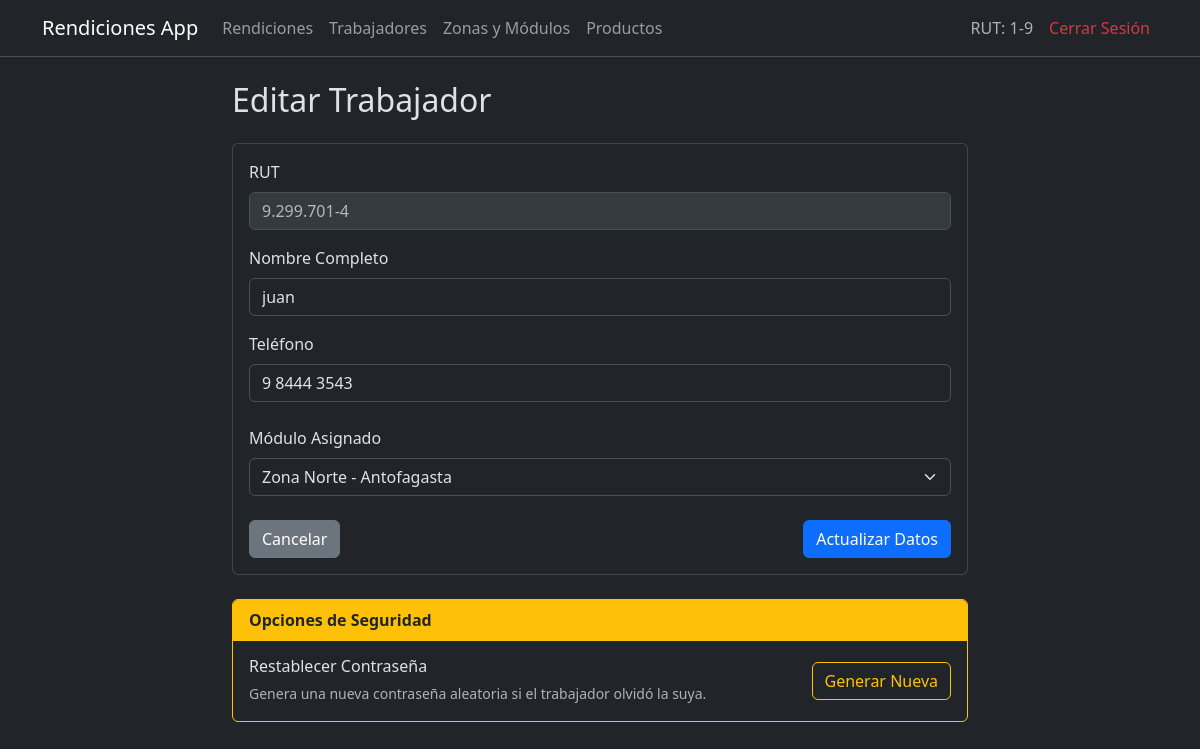
The app's page /admin/workers/edit/2 (signed in) with its own data.
### tables this page shows
CREATE TABLE workers
                 (id INTEGER PRIMARY KEY AUTOINCREMENT,
                  rut TEXT UNIQUE NOT NULL,
                  name TEXT NOT NULL,
                  phone TEXT NOT NULL,
                  password_hash TEXT NOT NULL,
                  is_admin BOOLEAN DEFAULT 0,
                  modulo_id INTEGER,
                  FOREIGN KEY (modulo_id) REFERENCES modulos(id));

CREATE TABLE zonas
                 (id INTEGER PRIMARY KEY AUTOINCREMENT,
                  name TEXT UNIQUE NOT NULL);

### app.py (the view, shortened to what this page needs)
@app.route('/admin/workers/edit/<int:id>', methods=['GET', 'POST'])
@admin_required
def edit_worker(id):
    conn = sqlite3.connect(DB_NAME)
    c = conn.cursor()
    c.execute("SELECT id, rut, name, phone, modulo_id FROM workers WHERE id=?", (id,))
    worker = c.fetchone()
    c.execute('''SELECT m.id, m.name, z.name
                 FROM modulos m
                 JOIN zonas z ON m.zona_id = z.id
                 ORDER BY z.name, m.name''')
    modulos = c.fetchall()
    conn.close()
    if not worker: return redirect(url_for('manage_workers'))
    return render_template('edit_worker.html', worker=worker, modulos=modulos)

### app.py (called while the page is built)
def admin_required(f):
    @wraps(f)
    def decorated_function(*args, **kwargs):
        if 'user_id' not in session or not session.get('is_admin'):
            flash("Acceso denegado. Se requieren permisos de administrador.", "danger")
            return redirect(url_for('login'))
        return f(*args, **kwargs)
    return decorated_function

### templates/edit_worker.html (shortened to what this page needs)
{% extends "base.html" %}
{% block content %}
<div class="row justify-content-center">
    <div class="col-md-8">
        <h2 class="mb-4">Editar Trabajador</h2>
        <div class="card mb-4">
            <div class="card-body">
                <form method="POST">
                    <div class="mb-3">
                        <label class="form-label">RUT</label>
                        <input type="text" class="form-control text-muted" value="{{ worker[1] }}" readonly disabled>
                    </div>
                    <div class="mb-3">
                        <label class="form-label">Nombre Completo</label>
                        <input type="text" class="form-control" name="name" value="{{ worker[2] }}" required>
                    </div>
                    <div class="mb-4">
                        <label class="form-label">Teléfono</label>
                        <input type="text" class="form-control" name="phone" id="phoneInput" value="{{ worker[3] }}" required>
                    </div>
                    <div class="mb-4">
                        <label class="form-label">Módulo Asignado</label>
                        <select class="form-select" name="modulo_id" required>
                            {% for mod in modulos %}
                                <option value="{{ mod[0] }}" {% if mod[0] == worker[4] %}selected{% endif %}>
                                    {{ mod[2] }} - {{ mod[1] }}
                                </option>
                            {% endfor %}
                        </select>
                    </div>
                    <div class="d-flex justify-content-between">
                        <a href="{{ url_for('manage_workers') }}" class="btn btn-secondary">Cancelar</a>
                        <button type="submit" class="btn btn-primary">Actualizar Datos</button>
                    </div>
                </form>
            </div>
        </div>
        <div class="card border-warning">
            <div class="card-header bg-warning text-dark border-warning">
                <strong>Opciones de Seguridad</strong>
            </div>
            <div class="card-body d-flex justify-content-between align-items-center">
                <div>
                    <h6 class="mb-1">Restablecer Contraseña</h6>
                    <small class="text-muted">Genera una nueva contraseña aleatoria si el trabajador olvidó la suya.</small>
                </div>
                <form action="{{ url_for('admin_reset_password', id=worker[0]) }}" method="POST">
                    <button type="submit" class="btn btn-outline-warning" onclick="return confirm('¿Generar nueva contraseña? La anterior dejará de funcionar inmediatamente.');">
                        Generar Nueva
                    </button>
                </form>
            </div>
        </div>
    </div>
</div>
{% endblock %}

### records on screen
workers: rut "9.299.701-4", name "juan", phone "9 8444 3543", modulo_id "Zona Norte - Antofagasta"

### other values on screen
{{ session.get('rut', 'Admin') }} "1-9"
